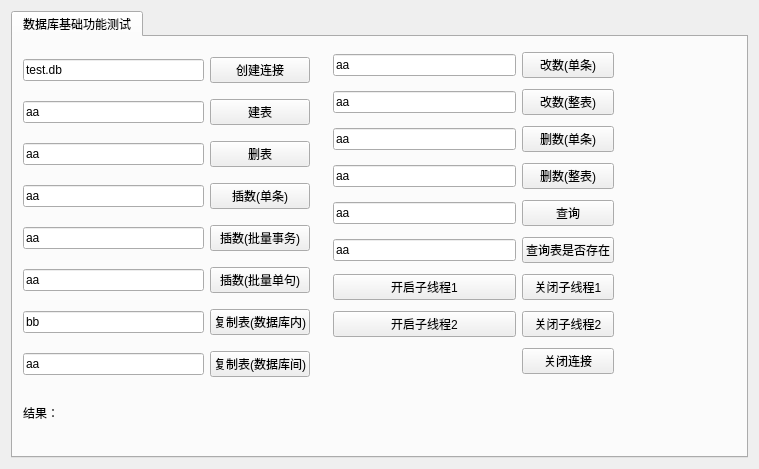
<?xml version="1.0" encoding="UTF-8"?>
<ui version="4.0">
 <class>Widget</class>
 <widget class="QWidget" name="Widget">
  <property name="geometry">
   <rect>
    <x>0</x>
    <y>0</y>
    <width>759</width>
    <height>469</height>
   </rect>
  </property>
  <property name="windowTitle">
   <string>Form</string>
  </property>
  <layout class="QHBoxLayout" name="horizontalLayout">
   <item>
    <widget class="QTabWidget" name="tabWidget">
     <property name="currentIndex">
      <number>0</number>
     </property>
     <widget class="QWidget" name="tab1">
      <attribute name="title">
       <string>数据库基础功能测试</string>
      </attribute>
      <widget class="QWidget" name="layoutWidget">
       <property name="geometry">
        <rect>
         <x>10</x>
         <y>10</y>
         <width>287</width>
         <height>341</height>
        </rect>
       </property>
       <layout class="QGridLayout" name="gridLayout_1">
        <item row="0" column="0">
         <widget class="QLineEdit" name="lineEdit">
          <property name="text">
           <string>test.db</string>
          </property>
          <property name="placeholderText">
           <string/>
          </property>
         </widget>
        </item>
        <item row="0" column="1">
         <widget class="QPushButton" name="pushButton">
          <property name="text">
           <string>创建连接</string>
          </property>
         </widget>
        </item>
        <item row="1" column="0">
         <widget class="QLineEdit" name="lineEdit_2">
          <property name="text">
           <string>aa</string>
          </property>
         </widget>
        </item>
        <item row="1" column="1">
         <widget class="QPushButton" name="pushButton_2">
          <property name="text">
           <string>建表</string>
          </property>
         </widget>
        </item>
        <item row="2" column="0">
         <widget class="QLineEdit" name="lineEdit_3">
          <property name="text">
           <string>aa</string>
          </property>
         </widget>
        </item>
        <item row="2" column="1">
         <widget class="QPushButton" name="pushButton_3">
          <property name="text">
           <string>删表</string>
          </property>
         </widget>
        </item>
        <item row="3" column="0">
         <widget class="QLineEdit" name="lineEdit_4">
          <property name="text">
           <string>aa</string>
          </property>
         </widget>
        </item>
        <item row="3" column="1">
         <widget class="QPushButton" name="pushButton_4">
          <property name="text">
           <string>插数(单条)</string>
          </property>
         </widget>
        </item>
        <item row="4" column="0">
         <widget class="QLineEdit" name="lineEdit_5">
          <property name="text">
           <string>aa</string>
          </property>
         </widget>
        </item>
        <item row="4" column="1">
         <widget class="QPushButton" name="pushButton_5">
          <property name="text">
           <string>插数(批量事务)</string>
          </property>
         </widget>
        </item>
        <item row="5" column="0">
         <widget class="QLineEdit" name="lineEdit_6">
          <property name="text">
           <string>aa</string>
          </property>
         </widget>
        </item>
        <item row="5" column="1">
         <widget class="QPushButton" name="pushButton_6">
          <property name="text">
           <string>插数(批量单句)</string>
          </property>
         </widget>
        </item>
        <item row="6" column="0">
         <widget class="QLineEdit" name="lineEdit_12">
          <property name="text">
           <string>bb</string>
          </property>
         </widget>
        </item>
        <item row="6" column="1">
         <widget class="QPushButton" name="pushButton_17">
          <property name="text">
           <string>复制表(数据库内)</string>
          </property>
         </widget>
        </item>
        <item row="7" column="0">
         <widget class="QLineEdit" name="lineEdit_13">
          <property name="text">
           <string>aa</string>
          </property>
         </widget>
        </item>
        <item row="7" column="1">
         <widget class="QPushButton" name="pushButton_18">
          <property name="text">
           <string>复制表(数据库间)</string>
          </property>
         </widget>
        </item>
       </layout>
      </widget>
      <widget class="QWidget" name="layoutWidget">
       <property name="geometry">
        <rect>
         <x>320</x>
         <y>10</y>
         <width>281</width>
         <height>341</height>
        </rect>
       </property>
       <layout class="QGridLayout" name="gridLayout_2">
        <item row="6" column="0">
         <widget class="QPushButton" name="pushButton_13">
          <property name="text">
           <string>开启子线程1</string>
          </property>
         </widget>
        </item>
        <item row="7" column="0">
         <widget class="QPushButton" name="pushButton_14">
          <property name="text">
           <string>开启子线程2</string>
          </property>
         </widget>
        </item>
        <item row="6" column="1">
         <widget class="QPushButton" name="pushButton_15">
          <property name="text">
           <string>关闭子线程1</string>
          </property>
         </widget>
        </item>
        <item row="2" column="0">
         <widget class="QLineEdit" name="lineEdit_8">
          <property name="text">
           <string>aa</string>
          </property>
         </widget>
        </item>
        <item row="4" column="1">
         <widget class="QPushButton" name="pushButton_10">
          <property name="text">
           <string>查询</string>
          </property>
         </widget>
        </item>
        <item row="5" column="0">
         <widget class="QLineEdit" name="lineEdit_14">
          <property name="text">
           <string>aa</string>
          </property>
         </widget>
        </item>
        <item row="2" column="1">
         <widget class="QPushButton" name="pushButton_8">
          <property name="text">
           <string>删数(单条)</string>
          </property>
         </widget>
        </item>
        <item row="3" column="0">
         <widget class="QLineEdit" name="lineEdit_9">
          <property name="text">
           <string>aa</string>
          </property>
         </widget>
        </item>
        <item row="3" column="1">
         <widget class="QPushButton" name="pushButton_9">
          <property name="text">
           <string>删数(整表)</string>
          </property>
         </widget>
        </item>
        <item row="4" column="0">
         <widget class="QLineEdit" name="lineEdit_10">
          <property name="text">
           <string>aa</string>
          </property>
         </widget>
        </item>
        <item row="1" column="0">
         <widget class="QLineEdit" name="lineEdit_11">
          <property name="text">
           <string>aa</string>
          </property>
         </widget>
        </item>
        <item row="1" column="1">
         <widget class="QPushButton" name="pushButton_11">
          <property name="text">
           <string>改数(整表)</string>
          </property>
         </widget>
        </item>
        <item row="5" column="1">
         <widget class="QPushButton" name="pushButton_19">
          <property name="text">
           <string>查询表是否存在</string>
          </property>
         </widget>
        </item>
        <item row="0" column="1">
         <widget class="QPushButton" name="pushButton_7">
          <property name="text">
           <string>改数(单条)</string>
          </property>
         </widget>
        </item>
        <item row="0" column="0">
         <widget class="QLineEdit" name="lineEdit_7">
          <property name="text">
           <string>aa</string>
          </property>
         </widget>
        </item>
        <item row="7" column="1">
         <widget class="QPushButton" name="pushButton_16">
          <property name="text">
           <string>关闭子线程2</string>
          </property>
         </widget>
        </item>
        <item row="8" column="1">
         <widget class="QPushButton" name="pushButton_12">
          <property name="text">
           <string>关闭连接</string>
          </property>
         </widget>
        </item>
       </layout>
      </widget>
      <widget class="QWidget" name="layoutWidget">
       <property name="geometry">
        <rect>
         <x>10</x>
         <y>360</y>
         <width>591</width>
         <height>31</height>
        </rect>
       </property>
       <layout class="QHBoxLayout" name="horizontalLayout_2">
        <item>
         <widget class="QLabel" name="label">
          <property name="text">
           <string>结果：</string>
          </property>
         </widget>
        </item>
        <item>
         <widget class="QLabel" name="recordLabel">
          <property name="text">
           <string/>
          </property>
         </widget>
        </item>
       </layout>
      </widget>
     </widget>
    </widget>
   </item>
  </layout>
 </widget>
 <resources/>
 <connections/>
</ui>
